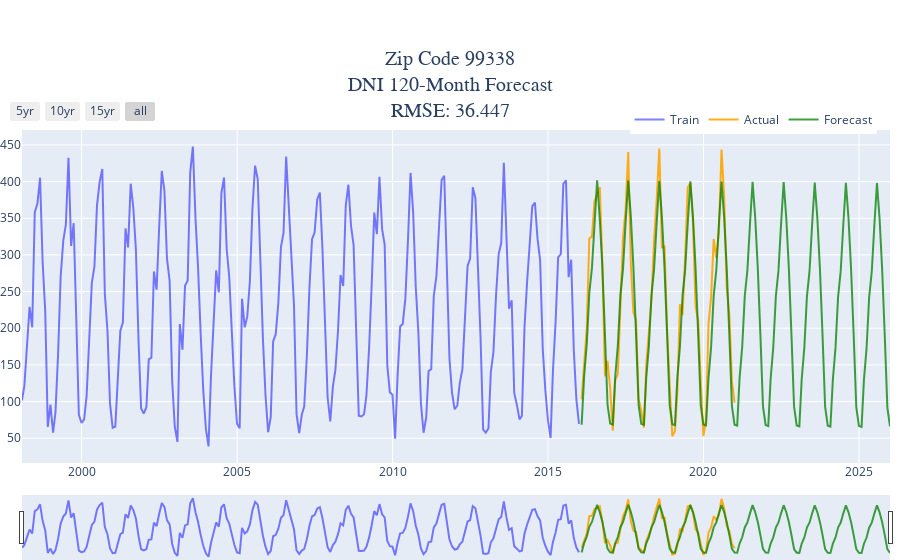

Notebook cell for this chart:
### Code cell
forecast = ts_tools.sarima_model(
    sarima_train,
    *best_order,
    s=12,
    num_fc=119,
    forecast=True,
)

actual = sarima_test
rmse = np.sqrt(np.mean((forecast - actual) ** 2))

data_names = ("Train", "Actual", "Forecast")
data_streams = [sarima_train, actual, forecast]

colors = (("blue", 0.5), ("orange", 0.9), ("green", 0.75))

fig = go.Figure()

columns[forecast_on_idx]

for idx, data in enumerate(data_streams):
    fig.add_trace(
        go.Scatter(
            x=data.index,
            y=data,
            opacity=colors[idx][1],
            mode="lines",
            name=data_names[idx],
            line=dict(color=colors[idx][0], width=2),
            connectgaps=True,
        )
    )

fig.update_layout(
    title=dict(
        text=(
            f"Zip Code {distinct_zipcodes[zipcode_index]}<br>{columns[forecast_on_idx]} {len(forecast)}-Month Forecast<br>RMSE: {rmse:0.3f}"
        ),
        xanchor="center",
        x=0.5,
        font=dict(
            family="Arial",
            size=20,
        ),
    ),
    autosize=True,
    height=600,
    margin=dict(
        l=10,
        r=10,
        b=0,
        t=130,
        pad=0,
    ),
    legend=dict(
        orientation="h",
        yanchor="top",
        y=1.08,
        x=0.70,
    ),
    xaxis=dict(
        rangeselector=dict(
            buttons=list(
                [
                    dict(count=5, label="5yr", step="year", stepmode="backward"),
                    dict(count=10, label="10yr", step="year", stepmode="backward"),
                    dict(count=15, label="15yr", step="year", stepmode="backward"),
                    dict(step="all"),
                ]
            )
        ),
        rangeslider=dict(visible=True),
        type="date",
    ),
    updatemenus=[
        dict(
            buttons=list(
                [
                    dict(args=["type", "surface"], label="3D Surface", method="restyle"),
                    dict(args=["type", "heatmap"], label="Heatmap", method="restyle"),
                ]
            ),
            direction="down",
            pad={"r": 10, "t": 10},
            showactive=True,
            x=0.1,
            xanchor="left",
            y=1.1,
            yanchor="top",
        ),
    ],
)

fig.show()

### Figure 1 — Plotly figure (JSON) as saved in the notebook; plotly's stock layout.template omitted (floating-point values rounded to 4 significant figures; data arrays with more than 128 entries replaced by an {"elided": "..."} marker saying what was removed)
{"data": [{"connectgaps": true, "line": {"color": "blue", "width": 2}, "mode": "lines", "name": "Train", "opacity": 0.5, "type": "scatter", "x": {"elided": "216 str values"}, "y": {"elided": "216 float values"}}, {"connectgaps": true, "line": {"color": "orange", "width": 2}, "mode": "lines", "name": "Actual", "opacity": 0.9, "type": "scatter", "x": ["2016-01-31T00:00:00", "2016-02-29T00:00:00", "2016-03-31T00:00:00", "2016-04-30T00:00:00", "2016-05-31T00:00:00", "2016-06-30T00:00:00", "2016-07-31T00:00:00", "2016-08-31T00:00:00", "2016-09-30T00:00:00", "2016-10-31T00:00:00", "2016-11-30T00:00:00", "2016-12-31T00:00:00", "2017-01-31T00:00:00", "2017-02-28T00:00:00", "2017-03-31T00:00:00", "2017-04-30T00:00:00", "2017-05-31T00:00:00", "2017-06-30T00:00:00", "2017-07-31T00:00:00", "2017-08-31T00:00:00", "2017-09-30T00:00:00", "2017-10-31T00:00:00", "2017-11-30T00:00:00", "2017-12-31T00:00:00", "2018-01-31T00:00:00", "2018-02-28T00:00:00", "2018-03-31T00:00:00", "2018-04-30T00:00:00", "2018-05-31T00:00:00", "2018-06-30T00:00:00", "2018-07-31T00:00:00", "2018-08-31T00:00:00", "2018-09-30T00:00:00", "2018-10-31T00:00:00", "2018-11-30T00:00:00", "2018-12-31T00:00:00", "2019-01-31T00:00:00", "2019-02-28T00:00:00", "2019-03-31T00:00:00", "2019-04-30T00:00:00", "2019-05-31T00:00:00", "2019-06-30T00:00:00", "2019-07-31T00:00:00", "2019-08-31T00:00:00", "2019-09-30T00:00:00", "2019-10-31T00:00:00", "2019-11-30T00:00:00", "2019-12-31T00:00:00", "2020-01-31T00:00:00", "2020-02-29T00:00:00", "2020-03-31T00:00:00", "2020-04-30T00:00:00", "2020-05-31T00:00:00", "2020-06-30T00:00:00", "2020-07-31T00:00:00", "2020-08-31T00:00:00", "2020-09-30T00:00:00", "2020-10-31T00:00:00", "2020-11-30T00:00:00", "2020-12-31T00:00:00"], "y": [103.2, 152.7, 200.3, 322.4, 324.9, 373.4, 382.5, 392.5, 290.2, 134.2, 155.5, 118.2, 60.34, 129.3, 137.5, 224.7, 323.1, 361.8, 440.2, 286.7, 221.4, 211.8, 103.7, 87.04, 64.38, 150.0, 194.7, 238.7, 321.3, 374.3, 445.2, 309.5, 312.4, 197.2, 122.7, 52.63, 59.55, 113.4, 232.7, 218.1, 297.3, 391.8, 398.1, 344.0, 229.5, 210.3, 127.8, 52.75, 75.46, 206.1, 243.2, 321.5, 295.9, 330.5, 443.6, 379.8, 255.5, 218.3, 128.2, 98.39]}, {"connectgaps": true, "line": {"color": "green", "width": 2}, "mode": "lines", "name": "Forecast", "opacity": 0.75, "type": "scatter", "x": ["2016-01-31T00:00:00", "2016-02-29T00:00:00", "2016-03-31T00:00:00", "2016-04-30T00:00:00", "2016-05-31T00:00:00", "2016-06-30T00:00:00", "2016-07-31T00:00:00", "2016-08-31T00:00:00", "2016-09-30T00:00:00", "2016-10-31T00:00:00", "2016-11-30T00:00:00", "2016-12-31T00:00:00", "2017-01-31T00:00:00", "2017-02-28T00:00:00", "2017-03-31T00:00:00", "2017-04-30T00:00:00", "2017-05-31T00:00:00", "2017-06-30T00:00:00", "2017-07-31T00:00:00", "2017-08-31T00:00:00", "2017-09-30T00:00:00", "2017-10-31T00:00:00", "2017-11-30T00:00:00", "2017-12-31T00:00:00", "2018-01-31T00:00:00", "2018-02-28T00:00:00", "2018-03-31T00:00:00", "2018-04-30T00:00:00", "2018-05-31T00:00:00", "2018-06-30T00:00:00", "2018-07-31T00:00:00", "2018-08-31T00:00:00", "2018-09-30T00:00:00", "2018-10-31T00:00:00", "2018-11-30T00:00:00", "2018-12-31T00:00:00", "2019-01-31T00:00:00", "2019-02-28T00:00:00", "2019-03-31T00:00:00", "2019-04-30T00:00:00", "2019-05-31T00:00:00", "2019-06-30T00:00:00", "2019-07-31T00:00:00", "2019-08-31T00:00:00", "2019-09-30T00:00:00", "2019-10-31T00:00:00", "2019-11-30T00:00:00", "2019-12-31T00:00:00", "2020-01-31T00:00:00", "2020-02-29T00:00:00", "2020-03-31T00:00:00", "2020-04-30T00:00:00", "2020-05-31T00:00:00", "2020-06-30T00:00:00", "2020-07-31T00:00:00", "2020-08-31T00:00:00", "2020-09-30T00:00:00", "2020-10-31T00:00:00", "2020-11-30T00:00:00", "2020-12-31T00:00:00", "2021-01-31T00:00:00", "2021-02-28T00:00:00", "2021-03-31T00:00:00", "2021-04-30T00:00:00", "2021-05-31T00:00:00", "2021-06-30T00:00:00", "2021-07-31T00:00:00", "2021-08-31T00:00:00", "2021-09-30T00:00:00", "2021-10-31T00:00:00", "2021-11-30T00:00:00", "2021-12-31T00:00:00", "2022-01-31T00:00:00", "2022-02-28T00:00:00", "2022-03-31T00:00:00", "2022-04-30T00:00:00", "2022-05-31T00:00:00", "2022-06-30T00:00:00", "2022-07-31T00:00:00", "2022-08-31T00:00:00", "2022-09-30T00:00:00", "2022-10-31T00:00:00", "2022-11-30T00:00:00", "2022-12-31T00:00:00", "2023-01-31T00:00:00", "2023-02-28T00:00:00", "2023-03-31T00:00:00", "2023-04-30T00:00:00", "2023-05-31T00:00:00", "2023-06-30T00:00:00", "2023-07-31T00:00:00", "2023-08-31T00:00:00", "2023-09-30T00:00:00", "2023-10-31T00:00:00", "2023-11-30T00:00:00", "2023-12-31T00:00:00", "2024-01-31T00:00:00", "2024-02-29T00:00:00", "2024-03-31T00:00:00", "2024-04-30T00:00:00", "2024-05-31T00:00:00", "2024-06-30T00:00:00", "2024-07-31T00:00:00", "2024-08-31T00:00:00", "2024-09-30T00:00:00", "2024-10-31T00:00:00", "2024-11-30T00:00:00", "2024-12-31T00:00:00", "2025-01-31T00:00:00", "2025-02-28T00:00:00", "2025-03-31T00:00:00", "2025-04-30T00:00:00", "2025-05-31T00:00:00", "2025-06-30T00:00:00", "2025-07-31T00:00:00", "2025-08-31T00:00:00", "2025-09-30T00:00:00", "2025-10-31T00:00:00", "2025-11-30T00:00:00", "2025-12-31T00:00:00"], "y": [68.33, 134.0, 178.3, 248.1, 282.3, 346.3, 401.7, 348.6, 284.2, 190.7, 95.91, 69.95, 68.68, 133.3, 176.5, 245.5, 281.0, 343.6, 401.3, 351.8, 283.4, 191.2, 95.18, 69.56, 68.29, 132.8, 176.1, 245.0, 280.6, 343.0, 400.9, 351.6, 282.9, 190.9, 94.75, 69.14, 67.87, 132.4, 175.6, 244.5, 280.1, 342.6, 400.5, 351.2, 282.5, 190.4, 94.33, 68.72, 67.45, 132.0, 175.2, 244.1, 279.7, 342.2, 400.1, 350.7, 282.1, 190.0, 93.91, 68.3, 67.03, 131.6, 174.8, 243.7, 279.3, 341.8, 399.6, 350.3, 281.7, 189.6, 93.49, 67.88, 66.61, 131.1, 174.4, 243.3, 278.9, 341.3, 399.2, 349.9, 281.3, 189.2, 93.07, 67.46, 66.19, 130.7, 174.0, 242.9, 278.5, 340.9, 398.8, 349.5, 280.8, 188.8, 92.65, 67.04, 65.77, 130.3, 173.5, 242.4, 278.0, 340.5, 398.4, 349.1, 280.4, 188.3, 92.23, 66.62, 65.35, 129.9, 173.1, 242.0, 277.6, 340.1, 398.0, 348.6, 280.0, 187.9, 91.81, 66.2]}], "layout": {"autosize": true, "legend": {"orientation": "h", "x": 0.7, "y": 1.075, "yanchor": "top"}, "margin": {"b": 0, "l": 10, "pad": 0, "r": 10, "t": 130}, "title": {"font": {"family": "Arial", "size": 20}, "pad": {"b": 0, "t": 0}, "text": "Zip Code 99338<br>DNI 120-Month Forecast<br>RMSE: 36.447", "x": 0.5, "xanchor": "center"}, "xaxis": {"autorange": true, "range": ["1998-01-31", "2025-12-31"], "rangeselector": {"buttons": [{"count": 5, "label": "5yr", "step": "year", "stepmode": "backward"}, {"count": 10, "label": "10yr", "step": "year", "stepmode": "backward"}, {"count": 15, "label": "15yr", "step": "year", "stepmode": "backward"}, {"step": "all"}]}, "rangeslider": {"autorange": true, "range": ["1998-01-31", "2025-12-31"], "visible": true, "yaxis": {"_template": null, "rangemode": "match"}}, "type": "date"}, "yaxis": {"autorange": true, "range": [16.17, 470.4], "type": "linear"}}}
